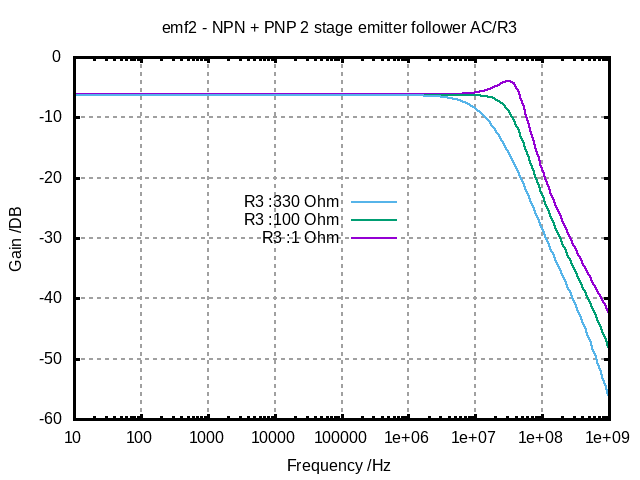

Source code (gnuplot):
set termoption noenhanced
set title "emf2 - NPN + PNP 2 stage emitter follower AC/R3"
set xlabel "Frequency /Hz"
set ylabel "Gain /DB"
set grid lw 2
set logscale x 
set xrange [10:1000000000]
#set logscale y 
set yrange [-60e+00:0e+00]
#set xtics 1
#set x2tics 1
#set ytics 1
#set y2tics 1
set border lw 3
set format y "%g"
set format x "%g"
plot '05_EMF2_AC_result.txt' using 1:2 with lines lw 2 title "R3 :1 Ohm" at graph 0.5,0.5 ,\
     '05_EMF2_AC_result.txt' using 3:4 with lines lw 2 title "R3 :100 Ohm" at graph 0.5,0.55,\
     '05_EMF2_AC_result.txt' using 5:6 with lines lw 2 title "R3 :330 Ohm" at graph 0.5,0.6  

set terminal push
set terminal png noenhanced
set out '05_EMF2_AC.png'
replot
set term pop
replot
pause mouse
